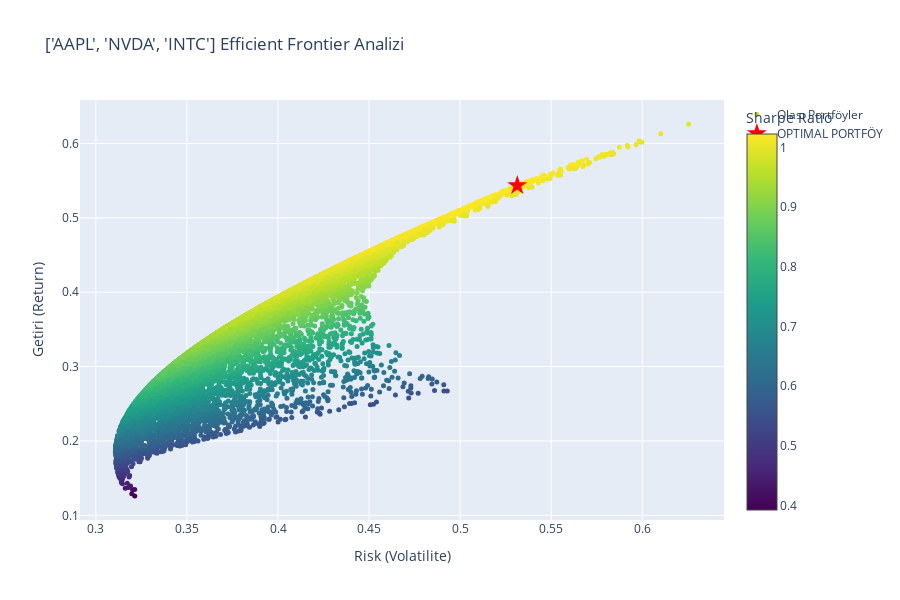

Here is the notebook cell this chart was saved with:
### Markdown cell above
## Best Portfolio with Monte Carlo Simulation

### Code cell
import plotly.graph_objects as go

symbols = top_10_symbols
period = '1y'

symbols = ["AAPL", "NVDA", "INTC"]
df_portfolio = get_portfolio_history(symbols, period=period)

# ---  Simülasyon Ayarları ---
num_portfolios = 10000 # 10000 senaryo deneyelim
all_weights = np.zeros((num_portfolios, len(symbols)))
ret_arr = np.zeros(num_portfolios)
vol_arr = np.zeros(num_portfolios)
sharpe_arr = np.zeros(num_portfolios)

print(f"{num_portfolios} senaryo hesaplanıyor... for {period}")

# --- 3. Hızlı Döngü ---
for i in range(num_portfolios):
    # Rastgele ağırlıklar
    weights = np.random.random(len(symbols))
    weights = weights / np.sum(weights)
    all_weights[i, :] = weights
    
    # Performans Hesapla
    ret, vol = portfolio_performance_with_data(df_portfolio, list(weights), period='1y')
    
    ret_arr[i] = ret
    vol_arr[i] = vol
    sharpe_arr[i] = ret / vol

# --- 4. En İyisini Bul ---
max_sharpe_idx = sharpe_arr.argmax()
best_ret = ret_arr[max_sharpe_idx]
best_vol = vol_arr[max_sharpe_idx]
best_w = all_weights[max_sharpe_idx, :]

print("-" * 30)
print(f"EN İYİ PORTFÖY (Max Sharpe: {sharpe_arr[max_sharpe_idx]:.2f})")
print(f"Getiri: %{best_ret:.2%}")
print(f"Risk:   %{best_vol:.2%}")
print("DAĞILIM:")
for i, s in enumerate(symbols):
    print(f"{s}: %{best_w[i]:.2%}")
print("-" * 30)


# --- 5. Görselleştirme ---
fig = go.Figure()

# Tüm Senaryolar
fig.add_trace(go.Scatter(
    x=vol_arr, y=ret_arr,
    mode='markers',
    marker=dict(
        size=5,
        color=sharpe_arr,
        colorscale='Viridis',
        showscale=True,
        colorbar=dict(title="Sharpe Ratio")
    ),
    text=[f"Sharpe: {s:.2f}" for s in sharpe_arr],
    name='Olası Portföyler'
))

# En İyi Nokta
fig.add_trace(go.Scatter(
    x=[best_vol], y=[best_ret],
    mode='markers',
    marker=dict(color='red', size=15, symbol='star'),
    name='OPTIMAL PORTFÖY'
))

fig.update_layout(
    title=f'{symbols} Efficient Frontier Analizi',
    xaxis_title='Risk (Volatilite)',
    yaxis_title='Getiri (Return)',
    height=600
)

fig.show()

print("Bitti.")

### Figure 1 — Plotly figure (JSON) as saved in the notebook; plotly's stock layout.template omitted (floating-point values rounded to 4 significant figures; data arrays with more than 128 entries replaced by an {"elided": "..."} marker saying what was removed)
{"data": [{"marker": {"color": {"elided": "10000 float values"}, "colorbar": {"title": {"text": "Sharpe Ratio"}}, "colorscale": [[0, "#440154"], [0.1111, "#482878"], [0.2222, "#3e4989"], [0.3333, "#31688e"], [0.4444, "#26828e"], [0.5556, "#1f9e89"], [0.6667, "#35b779"], [0.7778, "#6ece58"], [0.8889, "#b5de2b"], [1, "#fde725"]], "showscale": true, "size": 5}, "mode": "markers", "name": "Olası Portföyler", "text": {"elided": "10000 str values"}, "type": "scatter", "x": {"elided": "10000 float values"}, "y": {"elided": "10000 float values"}}, {"marker": {"color": "red", "size": 15, "symbol": "star"}, "mode": "markers", "name": "OPTIMAL PORTFÖY", "type": "scatter", "x": [0.5314], "y": [0.5435]}], "layout": {"height": 600, "title": {"text": "['AAPL', 'NVDA', 'INTC'] Efficient Frontier Analizi"}, "xaxis": {"title": {"text": "Risk (Volatilite)"}}, "yaxis": {"title": {"text": "Getiri (Return)"}}}}
